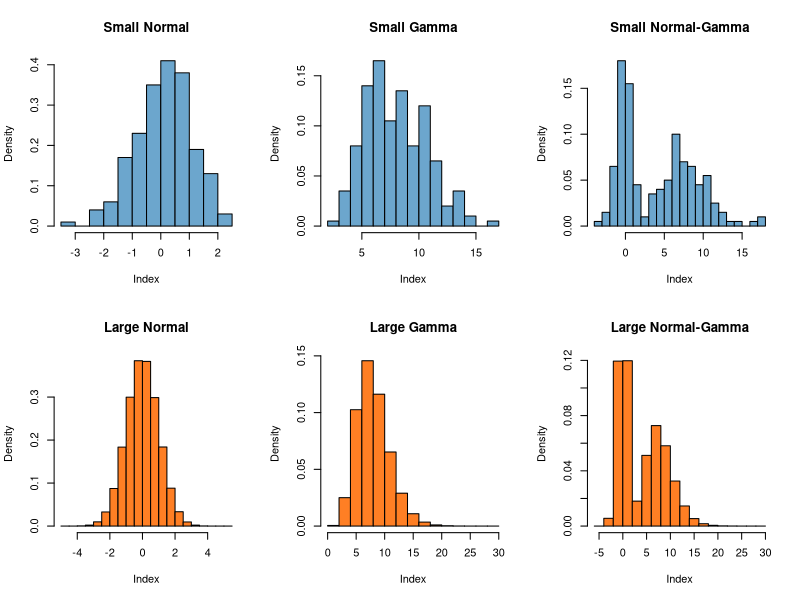

The R source for this figure:
## ---- chunk 1
require(ggplot2)
knitr::opts_chunk$set(echo = TRUE)
## ---- chunk 2
# Requirements and hyperparameters:
set.seed(1903)
n_small = 200
n_large = 1e6

hyp_bins_small  = n_small / 1e1
hyp_bins_large  = n_large / 5e4
hyp_norm_mean   = 0
hyp_norm_sd     = 1
hyp_gamma_shape = 8
hyp_gamma_rate  = 1
U_small = runif(n_small)
U_large = runif(n_large)


# Generate the unimodal data
y_small_uni_normal  = rnorm (n_small,
                            mean=hyp_norm_mean,
                            sd=hyp_norm_sd)
y_small_uni_gamma   = rgamma(n_small,
                            shape=hyp_gamma_shape,
                            rate=hyp_gamma_rate)
y_large_uni_normal  = rnorm (n_large,
                            mean=hyp_norm_mean,
                            sd=hyp_norm_sd)
y_large_uni_gamma   = rgamma(n_large,
                            shape=hyp_gamma_shape,
                            rate=hyp_gamma_rate)

# Generate the multimodal data
y_small_multi_norm_gamma = rep(NA, n_small)
y_large_multi_norm_gamma = rep(NA, n_large)

for(i in 1:n_small){
  if(U_small[i]<0.5){y_small_multi_norm_gamma[i]=rnorm (1,mean=hyp_norm_mean,sd=hyp_norm_sd)}
  else              {y_small_multi_norm_gamma[i]=rgamma(1,shape=hyp_gamma_shape,rate=hyp_gamma_rate)}
}

for(i in 1:n_large){
  if(U_large[i]<0.5){y_large_multi_norm_gamma[i]=rnorm (1,mean=hyp_norm_mean,sd=hyp_norm_sd)}
  else              {y_large_multi_norm_gamma[i]=rgamma(1,shape=hyp_gamma_shape,rate=hyp_gamma_rate)}
}

# Histograms 
par(mfrow=c(2,3))

hist(y_small_uni_normal,
     col='skyblue3',
     breaks=hyp_bins_small,
     freq= FALSE,
     main = 'Small Normal',
     xlab='Index')

hist(y_small_uni_gamma,
     col='skyblue3',
     breaks=hyp_bins_small,
     freq= FALSE,
     main = 'Small Gamma',
     xlab='Index')

hist(y_small_multi_norm_gamma,
     col='skyblue3',
     breaks=hyp_bins_small,
     freq= FALSE,
     main = 'Small Normal-Gamma',
     xlab='Index')


hist(y_large_uni_normal,
     col='chocolate1',
     breaks=hyp_bins_large,
     freq= FALSE,
     main = 'Large Normal',
     xlab='Index')

hist(y_large_uni_gamma,
     col='chocolate1',
     breaks=hyp_bins_large,
     freq= FALSE,
     main = 'Large Gamma',
     xlab='Index')

hist(y_large_multi_norm_gamma,
     col='chocolate1',
     breaks=hyp_bins_large,
     freq= FALSE,
     main = 'Large Normal-Gamma',
     xlab='Index')

# KDE

